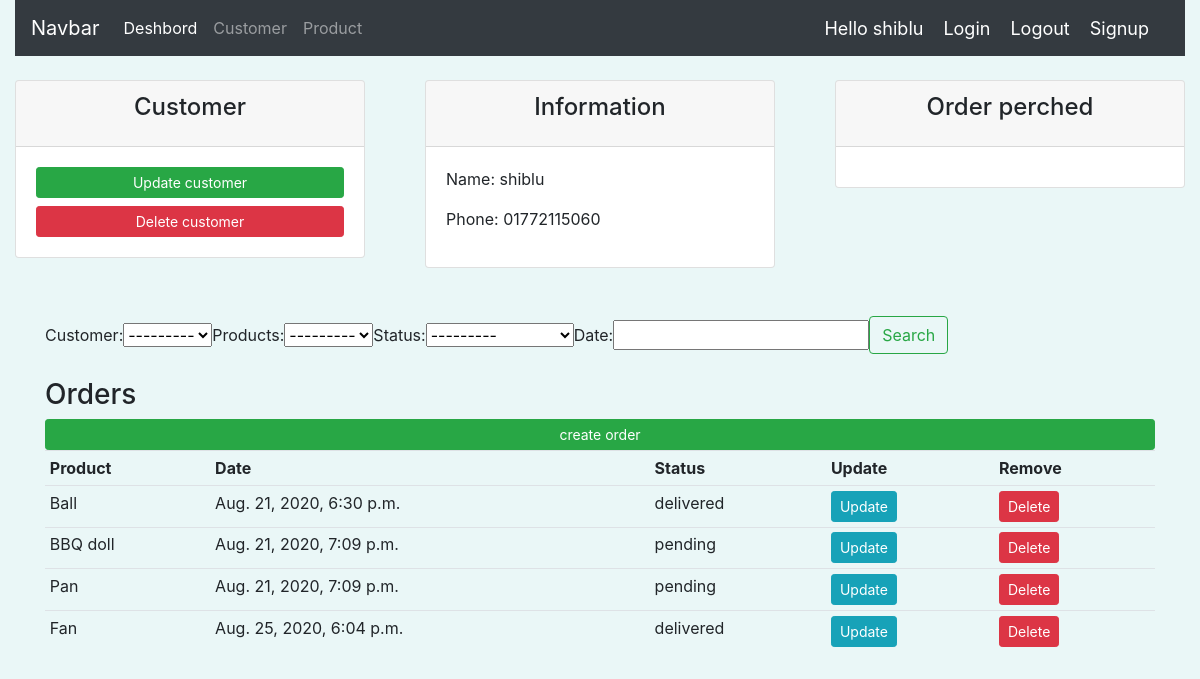
Page /customer/1 (signed in) on the committed database.
### accounts/models.py (models this page shows)
class Customer(models.Model):
    user = models.OneToOneField(User, null=True, on_delete=models.CASCADE)
    name = models.CharField(max_length=200,null=True)
    email = models.CharField(max_length=200,null=True)
    phone = models.CharField(max_length=200,null=True)
    profile_pic = models.ImageField(default='computer-icons-user-profile-male-avatar-avatar-png-clip-art.png',null=True,blank=True)
    date = models.DateTimeField(auto_now_add=True)
    def __str__(self):
        return self.name

class Order(models.Model):
    STATUS  = (
        ('delivered','Delivered'),
        ('pending','Pending'),
        ('out of delivered','Out Of Delivered')
    )
    customer = models.ForeignKey(Customer, null=True, on_delete=models.CASCADE)
    products = models.ForeignKey(Product, null=True, on_delete=models.CASCADE)
    status = models.CharField(max_length=200,choices=STATUS,null=True)
    date = models.DateTimeField(auto_now_add=True)

class Product(models.Model):
    CATEGORI = (
        ('indor','Indor'),
        ('outdor','Outdor')
    )
    name = models.CharField(max_length=200,null=True)
    price = models.FloatField(null=True)
    category = models.CharField(max_length=200,choices=CATEGORI,null=True)
    description = models.CharField(max_length=200,null=True,blank=True)
    date = models.DateTimeField(auto_now_add=True)
    tags = models.ManyToManyField(Tag)
    def __str__(self):
        return self.name

### accounts/decorate.py (the view)
        def wrapper_func(request,*args,**kwargs):
            group =None
            if request.user.groups.exists():
                group = request.user.groups.all()[0].name
            if group in allowed_roles:
                return view_func(request,*args,**kwargs)
            else:
                return HttpResponse('you r not authorized in this page!')

### accounts/decorate.py (called while the page is built)
def allowed_user(allowed_roles=[]):
    def decorator(view_func):
        def wrapper_func(request,*args,**kwargs):
            group =None
            if request.user.groups.exists():
                group = request.user.groups.all()[0].name
            if group in allowed_roles:
                return view_func(request,*args,**kwargs)
            else:
                return HttpResponse('you r not authorized in this page!')
        return wrapper_func
    return  decorator

### accounts/views.py (called while the page is built)
@login_required(login_url='login')
@allowed_user(allowed_roles=['admin'])
def customer(request,pk):
    customer = Customer.objects.get(id=pk)
    order = customer.order_set.all()
    myfilter = Orderfilter(request.POST,queryset=order)
    order = myfilter.qs
    context = {
        'customers':customer,'orders':order,'filter_form':myfilter
    }
    return render(request,'customer.html',context)

### template/customer.html (shortened to what this page needs)
{% extends 'home.html'%}
{%block content%}
{% include 'nav.html'%}
<br>
<div class="row">
    <div class="col">
        <div class="col-md" >
        <div class="card text-center text-red">
            <div class="card-header">
                <h4 class="card-title"> Customer</h4>
            </div>
            <div class="card-body">
                <a class="btn btn-success btn-sm btn-block">Update customer</a>
                <a class="btn btn-danger btn-sm btn-block">Delete customer</a>
            </div>
        </div>
    </div>
    </div>
    <div class="col">
        <div class="col-md" >
        <div class="card text-center text-red">
            <div class="card-header">
                <h4 class="card-title"> Information</h4>
            </div>
            <div class="card-body">
                <p class=" text-left">Name: {{customers.name}}</p>
                <p class="text-left">Phone: {{customers.phone}}</p>
            </div>
        </div>
    </div>
    </div>
    <div class="col">
        <div class="col-md" >
        <div class="card text-center text-red">
            <div class="card-header">
                <h4 class="card-title"> Order perched</h4>
            </div>
            <div class="card-body">
            </div>
        </div>
    </div>
    </div>
</div>
<br>
<br>
<div class="container">
    <form class="form-inline my-2 my-lg-0" method="post">
        {{filter_form.form}}
      <button class="btn btn-outline-success my-2 my-sm-0" type="submit">Search</button>
    </form>
</div>
<br>
<div class="container">
    <div class="row">
        <div class="col-md">
                <h3>Orders</h3>
                <div class="cart cart-body">
                    <a class="btn btn-success btn-sm btn-block" href="">create order</a>
                    <table class="table table-sm">
                        <tr>
                            <th>Product</th>
                            <th>Date</th>
                            <th>Status</th>
                            <th>Update</th>
                            <th>Remove</th>
                        </tr>
                        {% for order in orders %}
                        <tr>
                            <td>{{order.products}}</td>
                            <td>{{order.date}}</td>
                            <td>{{order.status}}</td>
                            <td><a class="btn btn-sm btn-info" href="{%url 'updateorder' order.id%}"> Update</a></td>
                            <td><a class="btn btn-sm btn-danger" href="{%url 'deleteorder' order.id%}"> Delete</a></td>
                        </tr>
                        {%endfor%}
                    </table>
                </div>
            </div>
    </div>
</div>
{%endblock%}

### template/nav.html (shortened to what this page needs)
{% extends 'home.html'%}
{% block content%}
<div class="container-fluid">
  <nav class="navbar navbar-expand-lg navbar-dark bg-dark">
    <a class="navbar-brand" href="#">Navbar</a>
    <div class="collapse navbar-collapse" id="navbarNav">
      <ul class="navbar-nav">
        {% if request.user.is_superuser%}
        <li class="nav-item active">
          <a class="nav-link" href="{% url  'home' %}">Deshbord </a>
        </li>
        <li class="nav-item">
          <a class="nav-link" href="">Customer</a>
        </li>
        <li class="nav-item">
          <a class="nav-link" href="{% url  'product' %}">Product</a>
        </li>
        {% endif %}
      </ul>
    </div>
    <span class="a"> Hello {{request.user}} </span>
            <span ><a class="a" href="{% url  'login' %}">Login</a></span>
            <span ><a class="a" href="{% url  'logout' %}">Logout</a></span>
            <span ><a class="a" href="{% url  'register' %}">Signup</a></span>
  </nav>
</div>
{% endblock %}

### static/css/main.css (style rules this page uses)
body { background-color: #EAF7F7; }

### template/nav.html (style rules this page uses)
.a { font-size : 18px; color : #fff; margin-right:20px; }

### rows in the picture
Customer: name "shiblu", phone "01772115060"
Order: products "Ball", date "Aug. 21, 2020, 6:30 p.m.", status "delivered"
Order: products "BBQ doll", date "Aug. 21, 2020, 7:09 p.m.", status "pending"
Order: products "Pan", date "Aug. 21, 2020, 7:09 p.m.", status "pending"
Order: products "Fan", date "Aug. 25, 2020, 6:04 p.m.", status "delivered"

### other values in the picture
{{ request.user }} "shiblu"
